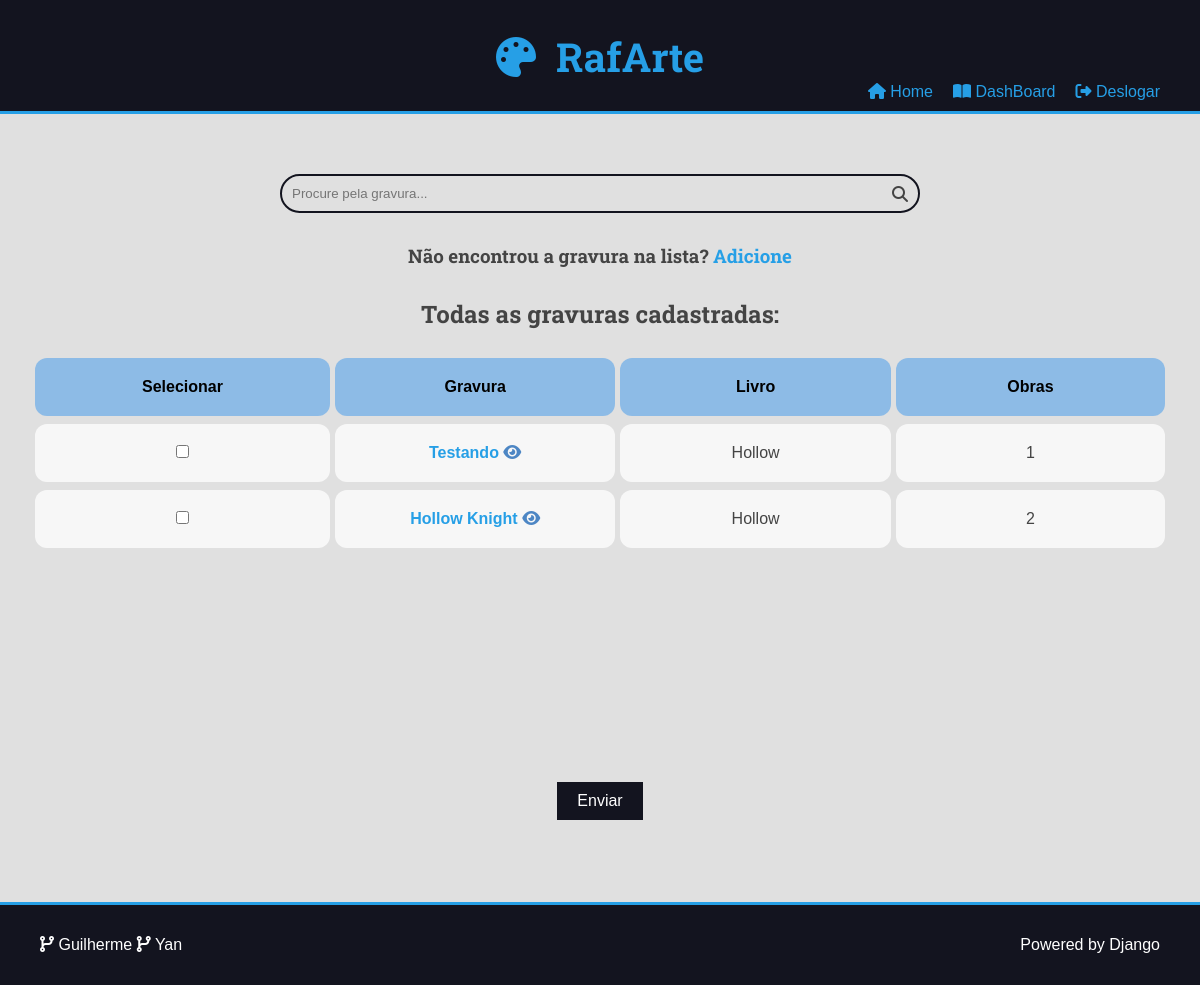
The page /user/engraving/all/ (signed in) on the database its author committed.
### museum/models.py (models this page shows, shortened)
class Engraving(models.Model):
    name = models.CharField(max_length=50)
    book = models.CharField(max_length=50, blank=True)
    cover = models.ImageField(upload_to='engravings/cover/%Y/%m/%d/')
    author = models.ManyToManyField(
        Author, blank=True, default=None
    )

### user/views.py (the view)
# urls.py: path('engraving/all/', views.engravings, name='engraving_all'),
@require_GET
@login_required(login_url='user:login')
def engravings(request: HttpRequest) -> HttpResponse:
    engraving_paintings = []
    engravings = Engraving.objects.all().order_by('-id')
    for engraving in engravings:
        paintings_number = engraving.painting_set.filter(is_published=True).count()
        engraving_paintings.append((engraving, paintings_number))
    return render(request, 'user/pages/all_engravings.html',{
            'engravings': engraving_paintings,
            'search': False,
        })

### user/templates/user/pages/all_engravings.html (shortened to what this page needs)
{% extends 'templates/pages/global.html' %}
{% block content %}
<div class="main-content center container">
    <div class="search-container">
        <div class="container">
            <form action="" class="search-form">
                <input type="text" id="search_engraving" onkeyup="searchElementTable()"
            placeholder="Procure pela gravura..." class="search-input">
            <i class="fas fa-search search-button"></i>
            </form>
            <h3 id="text-engraving">Não encontrou a gravura na lista? <a href="{% url 'user:painting_engraving_create' %}">Adicione</a></h3>
        </div>
    </div>
    <h2>Todas as gravuras cadastradas: {{search_result}}</h2>
    {% if engravings %}
    <form action="{% url 'user:engraving_create_data' %}" method="POST">
        <div class="search-page">
            <table class="table">
                <thead>
                    <tr>
                        <th scope="col">Selecionar</th>
                        <th scope="col">Gravura</th>
                        <th scope="col">Livro</th>
                        <th scope="col">Obras</th>
                    </tr>
                </thead>
                <tbody class="table-body-wrapper">
                    {% for engraving, qtd_paintings in engravings %}
                    <tr id='linha_tabela'>
                        <td><input type="checkbox" id="engraving_{{engraving.id}}" name="engraving"
                                value="{{engraving.id}}"></td>
                        <td class="main-table-name test-main">
                            <a href=""> {{engraving.name}} </a>
                            <i class="fa-solid fa-eye"></i>
                        </td>
                        <td>
                            {% if engraving.book %}
                            {{engraving.book}}
                            {% else %}
                            ---
                            {% endif %}
                        </td>
                        <td>
                            {{qtd_paintings}}
                        </td>
                    </tr>
                    {% endfor %}
                </tbody>
            </table>
        </div>
        <div class="form-content">
            <button style="margin-top:5%" class="plaintext-button" type="submit">Enviar</button>
        </div>
    </form>
    {% else %}
    <h1>Nenhuma gravura encontrada com essa busca</h1>
    {% endif %}
</div>
{% endblock content %}

### website/static/css/style.css (style rules this page uses)
:root { --color-primary: #269fe6; --color-primary-hover: #2086c2; --color-primary-dark: #13141f; --color-primary-dark-hover: #212336; --color-primary-light: #d4ecfa; --color-primary-light-hover: #bdd8e7; --color-white: #fff; --color-black: #000; --color-dark-text: #444; --color-info-light: #cce5ff; --color-debug-light: #cce5ff; --color-success-light: #d4edda; --color-alert-light: #fff3cd; --color-warning-light: #fff3cd; --color-error-light: #f8d7da; --color-info-dark: #4d86c4; --color-debug-dark: #4d86c4; --color-success-dark: #4a9c5d; --color-alert-dark: #927f40; --color-warning-dark: #927f40; --color-error-dark: #da525d; --color-gray-0: #f9f9f9; --color-gray-1: #e0e0e0; --color-gray-2: #c7c7c7; --color-gray-3: #aeaeae; --color-gray-4: #959595; --color-gray-5: #7d7d7d; --color-gray-6: #646464; --color-gray-7: #4b4b4b; --color-gray-8: #323232; --color-gray-9: #191919; --color-light-gray: rgb(247, 247, 247); --font-primary: sans-serif; --font-headings: "Roboto Slab", serif; --spacing-gutter-medium: 3rem; --spacing-gutter-large: 4rem; }
* { padding: 0; margin: 0; box-sizing: border-box; }
html { font-size: 62.5%; min-height: 100%; }
body { font-size: 1.6rem; position: relative; min-height: 100%; font-family: var(--font-primary); background: var(--color-gray-1); color: var(--color-dark-text); }
h1, h2, h3, h4, h5, h6 { font-family: var(--font-headings); }
h2 { text-align: center; margin-bottom: 2rem; }
a, .plaintext-button { color: var(--color-primary); text-decoration: none; text-align: center; transition: all 300ms ease-in-out; }
.container { max-width: 144rem; margin: 0 auto; padding: var(--spacing-gutter-medium); }
.search-form { border: 2px solid var(--color-primary-dark); border-radius: 20px; max-width: 64rem; margin: 0 auto; position: relative; transition: all 300ms ease-in-out; }
.search-input, .search-button { border: none; background: none; outline: none; padding: 1rem; transition: all 300ms ease-in-out; }
.search-input { width: 100%; padding-right: 3rem; }
.search-button { position: absolute; top: 0; right: 0; }
.main-content { padding-top: 0; }
.form-content { max-width: 64rem; margin: 0 auto; margin-bottom: var(--spacing-gutter-medium); }
.form-content button { padding: 1rem 2rem; border: none; background: var(--color-primary-dark); color: var(--color-white); }
.plaintext-button { display: inline; border: none; background: none; cursor: pointer; color: var(--color-primary); font-size: 1.6rem; }
.center { text-align: center; }
.search-form { display: flex; padding-left: 0px; min-height: 10px; }
.search-page { display: flex; justify-content: center; max-height: 400px; overflow-y: auto; }
.table { text-align: center; border-collapse: collapse; border-radius: 10px; border-collapse: separate; border-spacing: 5px 8px; }
th, td { text-align: center; border-collapse: collapse; width: 80rem; padding: 2rem; border-radius: 12px; background-color: var(--color-light-gray); overflow: hidden; background-size: 50%; }
td { cursor: not-allowed; }
th { background-color: rgb(141, 187, 230); color: black; }
.main-table-name { padding: 2rem; cursor: pointer; font-weight: bold; color: var(--color-info-dark); padding: 0; }
.table { margin-bottom: 20rem; }
#text-engraving { margin-top: 3rem; }

### rows shown on the page
Engraving: name "Testando", book "Hollow", qtd_paintings "1"
Engraving: name "Hollow Knight", book "Hollow", qtd_paintings "2"
